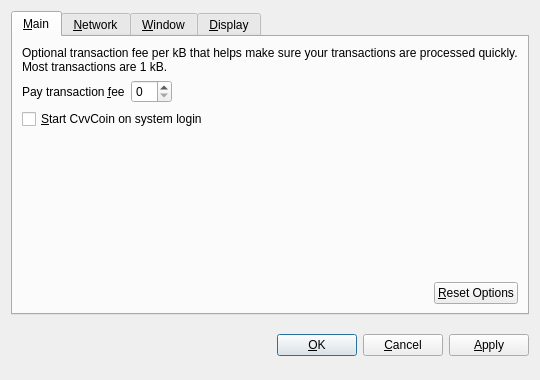
<?xml version="1.0" encoding="UTF-8"?>
<ui version="4.0">
 <class>OptionsDialog</class>
 <widget class="QDialog" name="OptionsDialog">
  <property name="geometry">
   <rect>
    <x>0</x>
    <y>0</y>
    <width>540</width>
    <height>380</height>
   </rect>
  </property>
  <property name="windowTitle">
   <string>Options</string>
  </property>
  <property name="modal">
   <bool>true</bool>
  </property>
  <layout class="QVBoxLayout" name="verticalLayout">
   <item>
    <widget class="QTabWidget" name="tabWidget">
     <property name="tabPosition">
      <enum>QTabWidget::North</enum>
     </property>
     <property name="currentIndex">
      <number>0</number>
     </property>
     <widget class="QWidget" name="tabMain">
      <attribute name="title">
       <string>&amp;Main</string>
      </attribute>
      <layout class="QVBoxLayout" name="verticalLayout_Main">
       <item>
        <widget class="QLabel" name="transactionFeeInfoLabel">
         <property name="text">
          <string>Optional transaction fee per kB that helps make sure your transactions are processed quickly. Most transactions are 1 kB.</string>
         </property>
         <property name="textFormat">
          <enum>Qt::PlainText</enum>
         </property>
         <property name="wordWrap">
          <bool>true</bool>
         </property>
        </widget>
       </item>
       <item>
        <layout class="QHBoxLayout" name="horizontalLayout_1_Main">
         <item>
          <widget class="QLabel" name="transactionFeeLabel">
           <property name="text">
            <string>Pay transaction &amp;fee</string>
           </property>
           <property name="textFormat">
            <enum>Qt::PlainText</enum>
           </property>
           <property name="buddy">
            <cstring>transactionFee</cstring>
           </property>
          </widget>
         </item>
         <item>
          <widget class="BitcoinAmountField" name="transactionFee"/>
         </item>
         <item>
          <spacer name="horizontalSpacer_1_Main">
           <property name="orientation">
            <enum>Qt::Horizontal</enum>
           </property>
           <property name="sizeHint" stdset="0">
            <size>
             <width>40</width>
             <height>20</height>
            </size>
           </property>
          </spacer>
         </item>
        </layout>
       </item>
       <item>
        <widget class="QCheckBox" name="bitcoinAtStartup">
         <property name="toolTip">
          <string>Automatically start CvvCoin after logging in to the system.</string>
         </property>
         <property name="text">
          <string>&amp;Start CvvCoin on system login</string>
         </property>
        </widget>
       </item>
       <item>
        <spacer name="verticalSpacer_Main">
         <property name="orientation">
          <enum>Qt::Vertical</enum>
         </property>
         <property name="sizeHint" stdset="0">
          <size>
           <width>20</width>
           <height>40</height>
          </size>
         </property>
        </spacer>
       </item>
       <item>
        <layout class="QHBoxLayout" name="horizontalLayout_2_Main">
         <item>
          <spacer name="horizontalSpacer_2_Main">
           <property name="orientation">
            <enum>Qt::Horizontal</enum>
           </property>
           <property name="sizeHint" stdset="0">
            <size>
             <width>40</width>
             <height>20</height>
            </size>
           </property>
          </spacer>
         </item>
         <item>
          <widget class="QPushButton" name="resetButton">
           <property name="toolTip">
            <string>Reset all client options to default.</string>
           </property>
           <property name="text">
            <string>&amp;Reset Options</string>
           </property>
           <property name="autoDefault">
            <bool>false</bool>
           </property>
          </widget>
         </item>
        </layout>
       </item>
      </layout>
     </widget>
     <widget class="QWidget" name="tabNetwork">
      <attribute name="title">
       <string>&amp;Network</string>
      </attribute>
      <layout class="QVBoxLayout" name="verticalLayout_Network">
       <item>
        <widget class="QCheckBox" name="mapPortUpnp">
         <property name="toolTip">
          <string>Automatically open the CvvCoin client port on the router. This only works when your router supports UPnP and it is enabled.</string>
         </property>
         <property name="text">
          <string>Map port using &amp;UPnP</string>
         </property>
        </widget>
       </item>
       <item>
        <widget class="QCheckBox" name="connectSocks">
         <property name="toolTip">
          <string>Connect to the CvvCoin network through a SOCKS proxy (e.g. when connecting through Tor).</string>
         </property>
         <property name="text">
          <string>&amp;Connect through SOCKS proxy:</string>
         </property>
        </widget>
       </item>
       <item>
        <layout class="QHBoxLayout" name="horizontalLayout_Network">
         <item>
          <widget class="QLabel" name="proxyIpLabel">
           <property name="text">
            <string>Proxy &amp;IP:</string>
           </property>
           <property name="textFormat">
            <enum>Qt::PlainText</enum>
           </property>
           <property name="buddy">
            <cstring>proxyIp</cstring>
           </property>
          </widget>
         </item>
         <item>
          <widget class="QValidatedLineEdit" name="proxyIp">
           <property name="maximumSize">
            <size>
             <width>140</width>
             <height>16777215</height>
            </size>
           </property>
           <property name="toolTip">
            <string>IP address of the proxy (e.g. 127.0.0.1)</string>
           </property>
          </widget>
         </item>
         <item>
          <widget class="QLabel" name="proxyPortLabel">
           <property name="text">
            <string>&amp;Port:</string>
           </property>
           <property name="textFormat">
            <enum>Qt::PlainText</enum>
           </property>
           <property name="buddy">
            <cstring>proxyPort</cstring>
           </property>
          </widget>
         </item>
         <item>
          <widget class="QLineEdit" name="proxyPort">
           <property name="maximumSize">
            <size>
             <width>55</width>
             <height>16777215</height>
            </size>
           </property>
           <property name="toolTip">
            <string>Port of the proxy (e.g. 9050)</string>
           </property>
          </widget>
         </item>
         <item>
          <widget class="QLabel" name="socksVersionLabel">
           <property name="text">
            <string>SOCKS &amp;Version:</string>
           </property>
           <property name="textFormat">
            <enum>Qt::PlainText</enum>
           </property>
           <property name="buddy">
            <cstring>socksVersion</cstring>
           </property>
          </widget>
         </item>
         <item>
          <widget class="QValueComboBox" name="socksVersion">
           <property name="toolTip">
            <string>SOCKS version of the proxy (e.g. 5)</string>
           </property>
          </widget>
         </item>
         <item>
          <spacer name="horizontalSpacer_Network">
           <property name="orientation">
            <enum>Qt::Horizontal</enum>
           </property>
           <property name="sizeHint" stdset="0">
            <size>
             <width>40</width>
             <height>20</height>
            </size>
           </property>
          </spacer>
         </item>
        </layout>
       </item>
       <item>
        <spacer name="verticalSpacer_Network">
         <property name="orientation">
          <enum>Qt::Vertical</enum>
         </property>
         <property name="sizeHint" stdset="0">
          <size>
           <width>20</width>
           <height>40</height>
          </size>
         </property>
        </spacer>
       </item>
      </layout>
     </widget>
     <widget class="QWidget" name="tabWindow">
      <attribute name="title">
       <string>&amp;Window</string>
      </attribute>
      <layout class="QVBoxLayout" name="verticalLayout_Window">
       <item>
        <widget class="QCheckBox" name="minimizeToTray">
         <property name="toolTip">
          <string>Show only a tray icon after minimizing the window.</string>
         </property>
         <property name="text">
          <string>&amp;Minimize to the tray instead of the taskbar</string>
         </property>
        </widget>
       </item>
       <item>
        <widget class="QCheckBox" name="minimizeOnClose">
         <property name="toolTip">
          <string>Minimize instead of exit the application when the window is closed. When this option is enabled, the application will be closed only after selecting Quit in the menu.</string>
         </property>
         <property name="text">
          <string>M&amp;inimize on close</string>
         </property>
        </widget>
       </item>
       <item>
        <spacer name="verticalSpacer_Window">
         <property name="orientation">
          <enum>Qt::Vertical</enum>
         </property>
         <property name="sizeHint" stdset="0">
          <size>
           <width>20</width>
           <height>40</height>
          </size>
         </property>
        </spacer>
       </item>
      </layout>
     </widget>
     <widget class="QWidget" name="tabDisplay">
      <attribute name="title">
       <string>&amp;Display</string>
      </attribute>
      <layout class="QVBoxLayout" name="verticalLayout_Display">
       <item>
        <layout class="QHBoxLayout" name="horizontalLayout_1_Display">
         <item>
          <widget class="QLabel" name="langLabel">
           <property name="text">
            <string>User Interface &amp;language:</string>
           </property>
           <property name="textFormat">
            <enum>Qt::PlainText</enum>
           </property>
           <property name="buddy">
            <cstring>lang</cstring>
           </property>
          </widget>
         </item>
         <item>
          <widget class="QValueComboBox" name="lang">
           <property name="toolTip">
            <string>The user interface language can be set here. This setting will take effect after restarting CvvCoin.</string>
           </property>
          </widget>
         </item>
        </layout>
       </item>
       <item>
        <layout class="QHBoxLayout" name="horizontalLayout_2_Display">
         <item>
          <widget class="QLabel" name="unitLabel">
           <property name="text">
            <string>&amp;Unit to show amounts in:</string>
           </property>
           <property name="textFormat">
            <enum>Qt::PlainText</enum>
           </property>
           <property name="buddy">
            <cstring>unit</cstring>
           </property>
          </widget>
         </item>
         <item>
          <widget class="QValueComboBox" name="unit">
           <property name="toolTip">
            <string>Choose the default subdivision unit to show in the interface and when sending coins.</string>
           </property>
          </widget>
         </item>
        </layout>
       </item>
       <item>
        <widget class="QCheckBox" name="displayAddresses">
         <property name="toolTip">
          <string>Whether to show CvvCoin addresses in the transaction list or not.</string>
         </property>
         <property name="text">
          <string>&amp;Display addresses in transaction list</string>
         </property>
        </widget>
       </item>
       <item>
        <widget class="QCheckBox" name="coinControlFeatures">
         <property name="toolTip">
          <string>Whether to show coin control features or not.</string>
         </property>
         <property name="text">
          <string>Display coin &amp;control features (experts only!)</string>
         </property>
        </widget>
       </item>
       <item>
        <spacer name="verticalSpacer_Display">
         <property name="orientation">
          <enum>Qt::Vertical</enum>
         </property>
         <property name="sizeHint" stdset="0">
          <size>
           <width>20</width>
           <height>40</height>
          </size>
         </property>
        </spacer>
       </item>
      </layout>
     </widget>
    </widget>
   </item>
   <item>
    <layout class="QHBoxLayout" name="horizontalLayout_Buttons">
     <item>
      <spacer name="horizontalSpacer_1">
       <property name="orientation">
        <enum>Qt::Horizontal</enum>
       </property>
       <property name="sizeHint" stdset="0">
        <size>
         <width>40</width>
         <height>48</height>
        </size>
       </property>
      </spacer>
     </item>
     <item>
      <widget class="QLabel" name="statusLabel">
       <property name="font">
        <font>
         <weight>75</weight>
         <bold>true</bold>
        </font>
       </property>
       <property name="text">
        <string/>
       </property>
       <property name="textFormat">
        <enum>Qt::PlainText</enum>
       </property>
       <property name="wordWrap">
        <bool>true</bool>
       </property>
      </widget>
     </item>
     <item>
      <spacer name="horizontalSpacer_2">
       <property name="orientation">
        <enum>Qt::Horizontal</enum>
       </property>
       <property name="sizeHint" stdset="0">
        <size>
         <width>40</width>
         <height>48</height>
        </size>
       </property>
      </spacer>
     </item>
     <item>
      <widget class="QPushButton" name="okButton">
       <property name="text">
        <string>&amp;OK</string>
       </property>
      </widget>
     </item>
     <item>
      <widget class="QPushButton" name="cancelButton">
       <property name="text">
        <string>&amp;Cancel</string>
       </property>
       <property name="autoDefault">
        <bool>false</bool>
       </property>
      </widget>
     </item>
     <item>
      <widget class="QPushButton" name="applyButton">
       <property name="text">
        <string>&amp;Apply</string>
       </property>
       <property name="autoDefault">
        <bool>false</bool>
       </property>
      </widget>
     </item>
    </layout>
   </item>
  </layout>
 </widget>
 <customwidgets>
  <customwidget>
   <class>BitcoinAmountField</class>
   <extends>QSpinBox</extends>
   <header>bitcoinamountfield.h</header>
  </customwidget>
  <customwidget>
   <class>QValueComboBox</class>
   <extends>QComboBox</extends>
   <header>qvaluecombobox.h</header>
  </customwidget>
  <customwidget>
   <class>QValidatedLineEdit</class>
   <extends>QLineEdit</extends>
   <header>qvalidatedlineedit.h</header>
  </customwidget>
 </customwidgets>
 <resources/>
 <connections/>
</ui>
